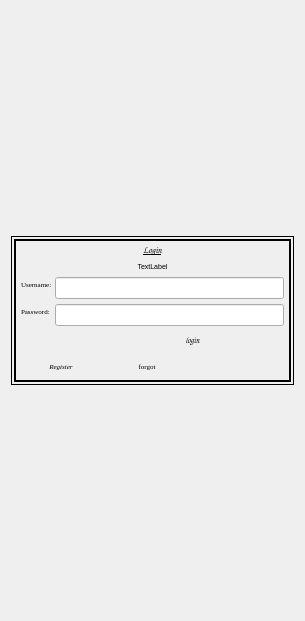
           <widget class="QWidget" name="page">
            <layout class="QVBoxLayout" name="verticalLayout_7">
             <item>
              <spacer name="verticalSpacer_4">
               <property name="orientation">
                <enum>Qt::Vertical</enum>
               </property>
               <property name="sizeHint" stdset="0">
                <size>
                 <width>20</width>
                 <height>225</height>
                </size>
               </property>
              </spacer>
             </item>
             <item>
              <widget class="QFrame" name="frame_7">
               <property name="sizePolicy">
                <sizepolicy hsizetype="Preferred" vsizetype="Preferred">
                 <horstretch>1</horstretch>
                 <verstretch>0</verstretch>
                </sizepolicy>
               </property>
               <property name="frameShape">
                <enum>QFrame::Box</enum>
               </property>
               <property name="frameShadow">
                <enum>QFrame::Plain</enum>
               </property>
               <property name="lineWidth">
                <number>1</number>
               </property>
               <layout class="QVBoxLayout" name="verticalLayout_5">
                <property name="spacing">
                 <number>5</number>
                </property>
                <property name="leftMargin">
                 <number>2</number>
                </property>
                <property name="topMargin">
                 <number>2</number>
                </property>
                <property name="rightMargin">
                 <number>2</number>
                </property>
                <property name="bottomMargin">
                 <number>2</number>
                </property>
                <item>
                 <widget class="QFrame" name="frame_8">
                  <property name="frameShape">
                   <enum>QFrame::Box</enum>
                  </property>
                  <property name="frameShadow">
                   <enum>QFrame::Plain</enum>
                  </property>
                  <property name="lineWidth">
                   <number>2</number>
                  </property>
                  <layout class="QVBoxLayout" name="verticalLayout_6">
                   <property name="leftMargin">
                    <number>5</number>
                   </property>
                   <property name="topMargin">
                    <number>3</number>
                   </property>
                   <property name="rightMargin">
                    <number>5</number>
                   </property>
                   <property name="bottomMargin">
                    <number>3</number>
                   </property>
                   <item>
                    <widget class="QLabel" name="label_3">
                     <property name="font">
                      <font>
                       <family>Comic Sans MS</family>
                       <pointsize>7</pointsize>
                       <weight>75</weight>
                       <bold>true</bold>
                       <underline>true</underline>
                      </font>
                     </property>
                     <property name="mouseTracking">
                      <bool>true</bool>
                     </property>
                     <property name="tabletTracking">
                      <bool>true</bool>
                     </property>
                     <property name="text">
                      <string>Login</string>
                     </property>
                     <property name="alignment">
                      <set>Qt::AlignCenter</set>
                     </property>
                    </widget>
                   </item>
                   <item>
                    <widget class="QLabel" name="loginStatus">
                     <property name="font">
                      <font>
                       <family>Tahoma</family>
                       <pointsize>5</pointsize>
                       <weight>50</weight>
                       <bold>false</bold>
                      </font>
                     </property>
                     <property name="text">
                      <string>TextLabel</string>
                     </property>
                     <property name="alignment">
                      <set>Qt::AlignCenter</set>
                     </property>
                    </widget>
                   </item>
                   <item>
                    <layout class="QFormLayout" name="formLayout">
                     <property name="horizontalSpacing">
                      <number>3</number>
                     </property>
                     <property name="verticalSpacing">
                      <number>5</number>
                     </property>
                     <item row="0" column="0">
                      <widget class="QLabel" name="label_4">
                       <property name="font">
                        <font>
                         <family>Georgia</family>
                         <pointsize>5</pointsize>
                         <weight>50</weight>
                         <bold>false</bold>
                        </font>
                       </property>
                       <property name="text">
                        <string>Username:</string>
                       </property>
                       <property name="margin">
                        <number>5</number>
                       </property>
                      </widget>
                     </item>
                     <item row="0" column="1">
                      <widget class="QLineEdit" name="userid"/>
                     </item>
                     <item row="1" column="0">
                      <widget class="QLabel" name="label_5">
                       <property name="font">
                        <font>
                         <family>Georgia</family>
                         <pointsize>5</pointsize>
                         <weight>50</weight>
                         <bold>false</bold>
                        </font>
                       </property>
                       <property name="text">
                        <string>Password:</string>
                       </property>
                       <property name="margin">
                        <number>5</number>
                       </property>
                      </widget>
                     </item>
                     <item row="1" column="1">
                      <widget class="QLineEdit" name="password"/>
                     </item>
                     <item row="2" column="1">
                      <layout class="QHBoxLayout" name="horizontalLayout_4">
                       <item>
                        <spacer name="horizontalSpacer_2">
                         <property name="orientation">
                          <enum>Qt::Horizontal</enum>
                         </property>
                         <property name="sizeType">
                          <enum>QSizePolicy::Fixed</enum>
                         </property>
                         <property name="sizeHint" stdset="0">
                          <size>
                           <width>46</width>
                           <height>20</height>
                          </size>
                         </property>
                        </spacer>
                       </item>
                       <item>
                        <widget class="QPushButton" name="loginBtn">
                         <property name="font">
                          <font>
                           <family>Comic Sans MS</family>
                           <pointsize>6</pointsize>
                           <italic>true</italic>
                          </font>
                         </property>
                         <property name="text">
                          <string>login</string>
                         </property>
                         <property name="flat">
                          <bool>true</bool>
                         </property>
                        </widget>
                       </item>
                      </layout>
                     </item>
                     <item row="2" column="0">
                      <widget class="QLabel" name="spacer">
                       <property name="text">
                        <string/>
                       </property>
                      </widget>
                     </item>
                    </layout>
                   </item>
                   <item>
                    <layout class="QHBoxLayout" name="horizontalLayout_5">
                     <item>
                      <widget class="QPushButton" name="reglinkBtn">
                       <property name="font">
                        <font>
                         <family>Georgia</family>
                         <pointsize>5</pointsize>
                         <italic>true</italic>
                        </font>
                       </property>
                       <property name="text">
                        <string>Register</string>
                       </property>
                       <property name="flat">
                        <bool>true</bool>
                       </property>
                      </widget>
                     </item>
                     <item>
                      <widget class="QPushButton" name="pushButton">
                       <property name="font">
                        <font>
                         <family>Georgia</family>
                         <pointsize>5</pointsize>
                        </font>
                       </property>
                       <property name="text">
                        <string>forgot</string>
                       </property>
                       <property name="flat">
                        <bool>true</bool>
                       </property>
                      </widget>
                     </item>
                     <item>
                      <spacer name="horizontalSpacer_3">
                       <property name="orientation">
                        <enum>Qt::Horizontal</enum>
                       </property>
                       <property name="sizeType">
                        <enum>QSizePolicy::Expanding</enum>
                       </property>
                       <property name="sizeHint" stdset="0">
                        <size>
                         <width>97</width>
                         <height>20</height>
                        </size>
                       </property>
                      </spacer>
                     </item>
                    </layout>
                   </item>
                  </layout>
                 </widget>
                </item>
               </layout>
              </widget>
             </item>
             <item>
              <spacer name="verticalSpacer_3">
               <property name="orientation">
                <enum>Qt::Vertical</enum>
               </property>
               <property name="sizeHint" stdset="0">
                <size>
                 <width>20</width>
                 <height>225</height>
                </size>
               </property>
              </spacer>
             </item>
            </layout>
           </widget>
